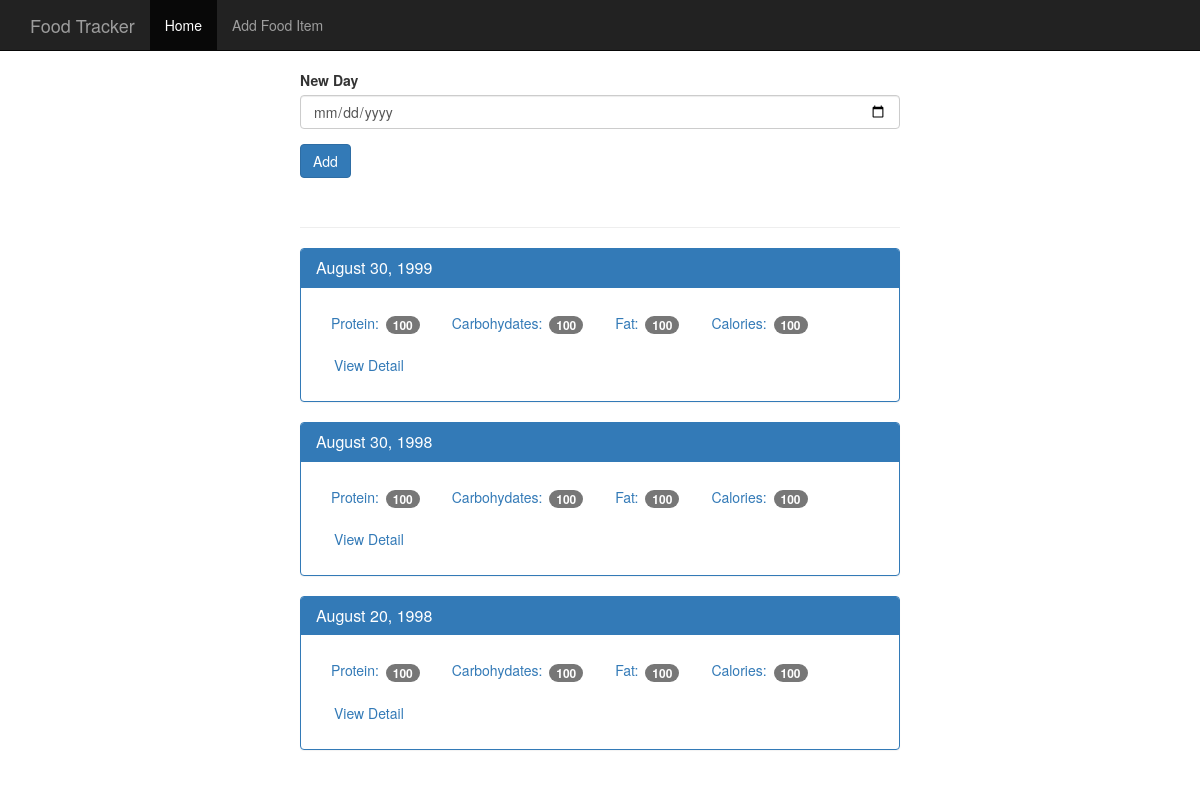
The page / on the database its author committed.
### tables this page shows
CREATE TABLE log_date (
    id integer primary key autoincrement,
    entry_date date not null
);

### app.py (the view)
@app.route('/', methods=['POST', 'GET'])
def index():
    db = get_db()
    if request.method == 'POST':
        date = request.form['date'] #assuming the date is in YYYY-MM-DD format
        dt = datetime.strptime(date, '%Y-%m-%d')
        database_date = datetime.strftime(dt, '%Y%m%d')
        db.execute('insert into log_date (entry_date) values (?)', [database_date])
        db.commit()
    cur = db.execute('select entry_date from log_date order by entry_date desc')
    results = cur.fetchall()
    date_results = []
    for i in results:
        single_date = {}
        single_date['entry_date']=i['entry_date']
        d = datetime.strptime(str(i['entry_date']), '%Y%m%d')
        single_date['pretty_date'] = datetime.strftime(d, '%B %d, %Y')
        date_results.append(single_date)
    return render_template('home.html', results=date_results)

### app.py (called while the page is built)
def connect_db():
    sql = sqlite3.connect('/C:/Users/user/OneDrive/Desktop/Food_app/database.db')
    sql.row_factory = sqlite3.Row
    return sql

def get_db():
    if not hasattr(g, 'sqlite_db'):
        g.sqlite_db = connect_db()
    return g.sqlite_db

### templates/home.html (shortened to what this page needs)
<!DOCTYPE html>
<html lang="en">
<head>
  <link href="{{ url_for('static', filename='bootstrap.min.css') }}" rel="stylesheet">
  <link href="{{ url_for('static', filename='theme.css') }}" rel="stylesheet">
</head>
<body>
  <nav class="navbar navbar-inverse navbar-fixed-top">
    <div class="container">
      <div class="navbar-header">
        <a class="navbar-brand" href="/">Food Tracker</a>
      </div>
      <div id="navbar" class="navbar-collapse collapse">
        <ul class="nav navbar-nav">
          <li class="active"><a href="/">Home</a></li>
          <li><a href="/food">Add Food Item</a></li>
        </ul>
      </div>
    </div>
  </nav>
  <div class="container theme-showcase col-sm-6 col-sm-offset-3" role="main">
    <div class="row">
      <div>
        <form method="POST" action="/">
          <div class="form-group">
            <label for="new-day">New Day</label>
            <input type="date" class="form-control" name="date" id="new-day">
          </div>
          <button type="submit" class="btn btn-primary">Add</button>
        </form>
        <div class="page-header"></div>
        {% for r in results %}
        <div class="panel panel-primary">
          <div class="panel-heading">
            <h3 class="panel-title">{{ r.pretty_date }}</h3>
          </div>
          <div class="panel-body">
            <ul class="nav nav-pills" role="tablist">
              <li><a>Protein: <span class="badge">100</span></a></li>
              <li><a>Carbohydates: <span class="badge">100</span></a></li>
              <li><a>Fat: <span class="badge">100</span></a></li>
              <li><a>Calories: <span class="badge">100</span></a></li>
              <li><a href="{{url_for('view', date=r.entry_date)}}" type="button" class="btn btn-link">View Detail</a>
              </li>
            </ul>
          </div>
        </div>
        {% endfor %}
      </div>
    </div>
  </div>
</body>
</html>

### static/theme.css (style rules this page uses)
body { padding-top: 70px; padding-bottom: 30px; }

### rows shown on the page
log_date: pretty_date "August 30, 1999"
log_date: pretty_date "August 30, 1998"
log_date: pretty_date "August 20, 1998"
